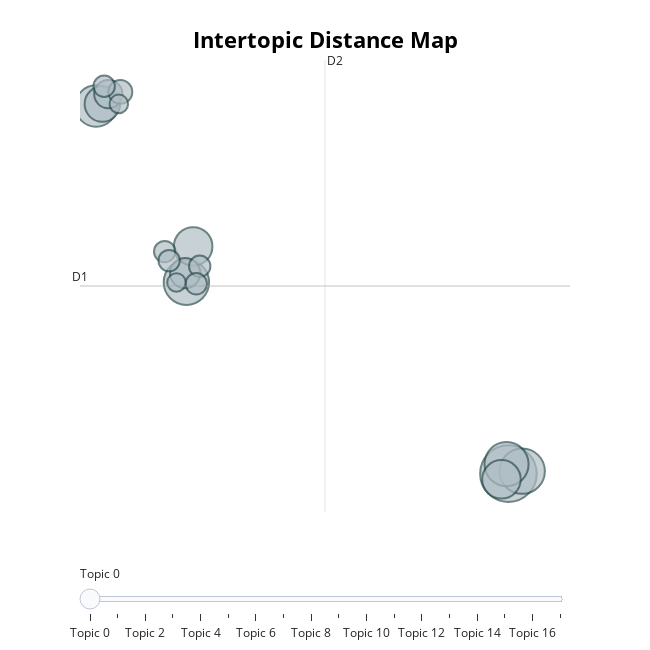

The code cell stored with this chart in its notebook:
### Markdown cell above
### Visualizing Topics

### Code cell
int_topic_dist = topic_model.visualize_topics()
int_topic_dist.write_html("outputs/interactive_BERtopic_distribution")
int_topic_dist

### Figure 1 — Plotly figure (JSON) as saved in the notebook; plotly's stock layout.template omitted (floating-point values rounded to 4 significant figures)
{"data": [{"customdata": [[0, "we | and | the | to | our", 28], [1, "and | we | to | our | the", 18], [2, "the | of | and | to | in", 18], [3, "we | and | to | our | the", 17], [4, "the | of | to | in | and", 15], [5, "the | and | of | we | to", 13], [6, "the | of | to | and | in", 13], [7, "the | of | to | and | in", 11], [8, "the | of | and | to | in", 8], [9, "the | of | to | and | in", 7], [10, "the | of | to | and | which", 5], [11, "the | of | to | and | in", 4], [12, "the | of | to | and | in", 4], [13, "the | of | to | and | in", 4], [14, "of | the | to | and | which", 4], [15, "the | of | to | and | in", 4], [16, "of | the | and | to | in", 3], [17, "of | the | to | and | in", 3]], "hovertemplate": "<b>Topic %{customdata[0]}</b><br>%{customdata[1]}<br>Size: %{customdata[2]}", "legendgroup": "", "marker": {"color": "#B0BEC5", "line": {"color": "DarkSlateGrey", "width": 2}, "size": [28, 18, 18, 17, 15, 13, 13, 11, 8, 7, 5, 4, 4, 4, 4, 4, 3, 3], "sizemode": "area", "sizeref": 0.0175, "symbol": "circle"}, "mode": "markers", "name": "", "orientation": "v", "showlegend": false, "type": "scatter", "x": [11.31, 11.82, -0.624, 11.24, -3.971, 11.05, -0.3732, -3.738, -0.669, -3.517, -3.072, -0.1307, -1.427, -3.671, -0.2586, -1.263, -0.9918, -3.129], "xaxis": "x", "y": [-8.934, -8.83, -0.8672, -8.535, 6.561, -9.175, 0.6429, 6.641, -0.4856, 7.063, 7.156, -0.1947, 0.4241, 7.391, -0.932, 0.04428, -0.8757, 6.65], "yaxis": "y"}], "layout": {"annotations": [{"showarrow": false, "text": "D1", "x": -4.567, "y": -1.026, "yshift": 10}, {"showarrow": false, "text": "D2", "x": 4.512, "xshift": 10, "y": 8.5}], "height": 650, "hoverlabel": {"bgcolor": "white", "font": {"family": "Rockwell", "size": 16}}, "legend": {"itemsizing": "constant", "tracegroupgap": 0}, "margin": {"t": 60}, "shapes": [{"line": {"color": "#CFD8DC", "width": 2}, "type": "line", "x0": 4.512, "x1": 4.512, "y0": -10.55, "y1": 8.5}, {"line": {"color": "#9E9E9E", "width": 2}, "type": "line", "x0": -4.567, "x1": 13.59, "y0": -1.026, "y1": -1.026}], "sliders": [{"active": 0, "pad": {"t": 50}, "steps": [{"args": [{"marker.color": [["red", "#B0BEC5", "#B0BEC5", "#B0BEC5", "#B0BEC5", "#B0BEC5", "#B0BEC5", "#B0BEC5", "#B0BEC5", "#B0BEC5", "#B0BEC5", "#B0BEC5", "#B0BEC5", "#B0BEC5", "#B0BEC5", "#B0BEC5", "#B0BEC5", "#B0BEC5"]]}], "label": "Topic 0", "method": "update"}, {"args": [{"marker.color": [["#B0BEC5", "red", "#B0BEC5", "#B0BEC5", "#B0BEC5", "#B0BEC5", "#B0BEC5", "#B0BEC5", "#B0BEC5", "#B0BEC5", "#B0BEC5", "#B0BEC5", "#B0BEC5", "#B0BEC5", "#B0BEC5", "#B0BEC5", "#B0BEC5", "#B0BEC5"]]}], "label": "Topic 1", "method": "update"}, {"args": [{"marker.color": [["#B0BEC5", "#B0BEC5", "red", "#B0BEC5", "#B0BEC5", "#B0BEC5", "#B0BEC5", "#B0BEC5", "#B0BEC5", "#B0BEC5", "#B0BEC5", "#B0BEC5", "#B0BEC5", "#B0BEC5", "#B0BEC5", "#B0BEC5", "#B0BEC5", "#B0BEC5"]]}], "label": "Topic 2", "method": "update"}, {"args": [{"marker.color": [["#B0BEC5", "#B0BEC5", "#B0BEC5", "red", "#B0BEC5", "#B0BEC5", "#B0BEC5", "#B0BEC5", "#B0BEC5", "#B0BEC5", "#B0BEC5", "#B0BEC5", "#B0BEC5", "#B0BEC5", "#B0BEC5", "#B0BEC5", "#B0BEC5", "#B0BEC5"]]}], "label": "Topic 3", "method": "update"}, {"args": [{"marker.color": [["#B0BEC5", "#B0BEC5", "#B0BEC5", "#B0BEC5", "red", "#B0BEC5", "#B0BEC5", "#B0BEC5", "#B0BEC5", "#B0BEC5", "#B0BEC5", "#B0BEC5", "#B0BEC5", "#B0BEC5", "#B0BEC5", "#B0BEC5", "#B0BEC5", "#B0BEC5"]]}], "label": "Topic 4", "method": "update"}, {"args": [{"marker.color": [["#B0BEC5", "#B0BEC5", "#B0BEC5", "#B0BEC5", "#B0BEC5", "red", "#B0BEC5", "#B0BEC5", "#B0BEC5", "#B0BEC5", "#B0BEC5", "#B0BEC5", "#B0BEC5", "#B0BEC5", "#B0BEC5", "#B0BEC5", "#B0BEC5", "#B0BEC5"]]}], "label": "Topic 5", "method": "update"}, {"args": [{"marker.color": [["#B0BEC5", "#B0BEC5", "#B0BEC5", "#B0BEC5", "#B0BEC5", "#B0BEC5", "red", "#B0BEC5", "#B0BEC5", "#B0BEC5", "#B0BEC5", "#B0BEC5", "#B0BEC5", "#B0BEC5", "#B0BEC5", "#B0BEC5", "#B0BEC5", "#B0BEC5"]]}], "label": "Topic 6", "method": "update"}, {"args": [{"marker.color": [["#B0BEC5", "#B0BEC5", "#B0BEC5", "#B0BEC5", "#B0BEC5", "#B0BEC5", "#B0BEC5", "red", "#B0BEC5", "#B0BEC5", "#B0BEC5", "#B0BEC5", "#B0BEC5", "#B0BEC5", "#B0BEC5", "#B0BEC5", "#B0BEC5", "#B0BEC5"]]}], "label": "Topic 7", "method": "update"}, {"args": [{"marker.color": [["#B0BEC5", "#B0BEC5", "#B0BEC5", "#B0BEC5", "#B0BEC5", "#B0BEC5", "#B0BEC5", "#B0BEC5", "red", "#B0BEC5", "#B0BEC5", "#B0BEC5", "#B0BEC5", "#B0BEC5", "#B0BEC5", "#B0BEC5", "#B0BEC5", "#B0BEC5"]]}], "label": "Topic 8", "method": "update"}, {"args": [{"marker.color": [["#B0BEC5", "#B0BEC5", "#B0BEC5", "#B0BEC5", "#B0BEC5", "#B0BEC5", "#B0BEC5", "#B0BEC5", "#B0BEC5", "red", "#B0BEC5", "#B0BEC5", "#B0BEC5", "#B0BEC5", "#B0BEC5", "#B0BEC5", "#B0BEC5", "#B0BEC5"]]}], "label": "Topic 9", "method": "update"}, {"args": [{"marker.color": [["#B0BEC5", "#B0BEC5", "#B0BEC5", "#B0BEC5", "#B0BEC5", "#B0BEC5", "#B0BEC5", "#B0BEC5", "#B0BEC5", "#B0BEC5", "red", "#B0BEC5", "#B0BEC5", "#B0BEC5", "#B0BEC5", "#B0BEC5", "#B0BEC5", "#B0BEC5"]]}], "label": "Topic 10", "method": "update"}, {"args": [{"marker.color": [["#B0BEC5", "#B0BEC5", "#B0BEC5", "#B0BEC5", "#B0BEC5", "#B0BEC5", "#B0BEC5", "#B0BEC5", "#B0BEC5", "#B0BEC5", "#B0BEC5", "red", "#B0BEC5", "#B0BEC5", "#B0BEC5", "#B0BEC5", "#B0BEC5", "#B0BEC5"]]}], "label": "Topic 11", "method": "update"}, {"args": [{"marker.color": [["#B0BEC5", "#B0BEC5", "#B0BEC5", "#B0BEC5", "#B0BEC5", "#B0BEC5", "#B0BEC5", "#B0BEC5", "#B0BEC5", "#B0BEC5", "#B0BEC5", "#B0BEC5", "red", "#B0BEC5", "#B0BEC5", "#B0BEC5", "#B0BEC5", "#B0BEC5"]]}], "label": "Topic 12", "method": "update"}, {"args": [{"marker.color": [["#B0BEC5", "#B0BEC5", "#B0BEC5", "#B0BEC5", "#B0BEC5", "#B0BEC5", "#B0BEC5", "#B0BEC5", "#B0BEC5", "#B0BEC5", "#B0BEC5", "#B0BEC5", "#B0BEC5", "red", "#B0BEC5", "#B0BEC5", "#B0BEC5", "#B0BEC5"]]}], "label": "Topic 13", "method": "update"}, {"args": [{"marker.color": [["#B0BEC5", "#B0BEC5", "#B0BEC5", "#B0BEC5", "#B0BEC5", "#B0BEC5", "#B0BEC5", "#B0BEC5", "#B0BEC5", "#B0BEC5", "#B0BEC5", "#B0BEC5", "#B0BEC5", "#B0BEC5", "red", "#B0BEC5", "#B0BEC5", "#B0BEC5"]]}], "label": "Topic 14", "method": "update"}, {"args": [{"marker.color": [["#B0BEC5", "#B0BEC5", "#B0BEC5", "#B0BEC5", "#B0BEC5", "#B0BEC5", "#B0BEC5", "#B0BEC5", "#B0BEC5", "#B0BEC5", "#B0BEC5", "#B0BEC5", "#B0BEC5", "#B0BEC5", "#B0BEC5", "red", "#B0BEC5", "#B0BEC5"]]}], "label": "Topic 15", "method": "update"}, {"args": [{"marker.color": [["#B0BEC5", "#B0BEC5", "#B0BEC5", "#B0BEC5", "#B0BEC5", "#B0BEC5", "#B0BEC5", "#B0BEC5", "#B0BEC5", "#B0BEC5", "#B0BEC5", "#B0BEC5", "#B0BEC5", "#B0BEC5", "#B0BEC5", "#B0BEC5", "red", "#B0BEC5"]]}], "label": "Topic 16", "method": "update"}, {"args": [{"marker.color": [["#B0BEC5", "#B0BEC5", "#B0BEC5", "#B0BEC5", "#B0BEC5", "#B0BEC5", "#B0BEC5", "#B0BEC5", "#B0BEC5", "#B0BEC5", "#B0BEC5", "#B0BEC5", "#B0BEC5", "#B0BEC5", "#B0BEC5", "#B0BEC5", "#B0BEC5", "red"]]}], "label": "Topic 17", "method": "update"}]}], "title": {"font": {"color": "Black", "size": 22}, "text": "<b>Intertopic Distance Map</b>", "x": 0.5, "xanchor": "center", "y": 0.95, "yanchor": "top"}, "width": 650, "xaxis": {"anchor": "y", "domain": [0, 1], "range": [-4.567, 13.59], "title": {"text": ""}, "visible": false}, "yaxis": {"anchor": "x", "domain": [0, 1], "range": [-10.55, 8.5], "title": {"text": ""}, "visible": false}}}
